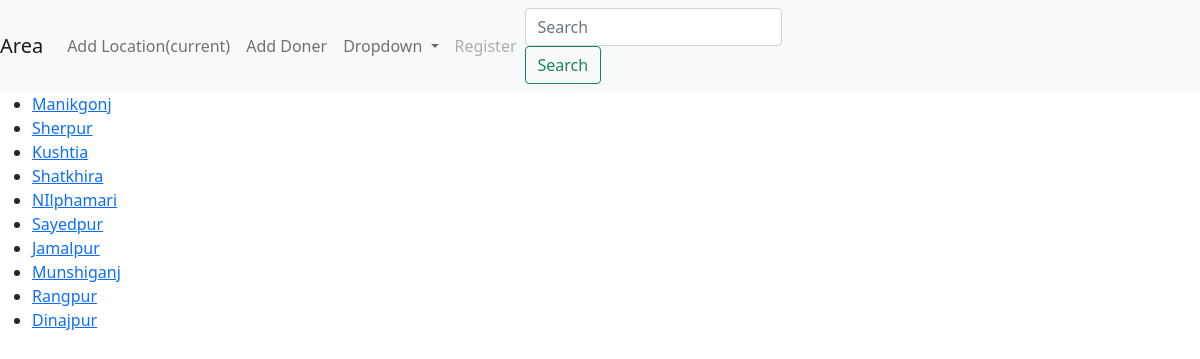
The page / on the database its author committed.
### blood_group/models.py (models this page shows, shortened)
class Location(models.Model):
	location_name = models.CharField(max_length=200)

### blood_group/views.py (the view)
# urls.py: path('',views.index,name='index'),
def index(request):
	areas = Location.objects.all()
	return render(request,'blood_group/index.html',{'areas':areas})

### blood_group/templates/blood_group/index.html (shortened to what this page needs)
<!doctype html>
<html lang="en">
  <head>
    <link href="https://cdn.jsdelivr.net/npm/bootstrap@5.0.0-beta1/dist/css/bootstrap.min.css" rel="stylesheet">
  </head>
  <body>
    <nav class="navbar navbar-expand-lg navbar-light bg-light">
  <a class="navbar-brand" href="{% url 'blood_group:index' %}">Area</a>
  <div class="collapse navbar-collapse" id="navbarSupportedContent">
    <ul class="navbar-nav mr-auto">
      <li class="nav-item active">
        <a class="nav-link" href="{% url 'blood_group:add_location' %}">Add Location<span class="sr-only">(current)</span></a>
      </li>
      <li class="nav-item">
        <a class="nav-link" href="{% url 'blood_group:add_doners' %}">Add Doner</a>
      </li>
      <li class="nav-item dropdown">
        <a class="nav-link dropdown-toggle" href="#" id="navbarDropdown" role="button" data-toggle="dropdown" aria-haspopup="true" aria-expanded="false">
          Dropdown
        </a>
      </li>
      <li class="nav-item">
        <a class="nav-link disabled" href="#" tabindex="-1" aria-disabled="true">Register</a>
      </li>
    </ul>
    <form method="get" action="{% url 'blood_group:search' %}" class="form-inline my-2 my-lg-0">
      <input class="form-control mr-sm-2" type="search" placeholder="Search" aria-label="Search"
      name="give" id="give">
      <button class="btn btn-outline-success my-2 my-sm-0" type="submit">Search</button>
    </form>
  </div>
</nav>
    <div>
      <ul>
      {% for loc in areas %}
        <li><a href="{% url 'blood_group:home' loc.id %}">{{loc.location_name}}</a></li>
      {% endfor %}
      </ul>
    </div>
  </body>
</html>

### rows shown on the page
Location: location_name "Manikgonj"
Location: location_name "Sherpur"
Location: location_name "Kushtia"
Location: location_name "Shatkhira"
Location: location_name "NIlphamari"
Location: location_name "Sayedpur"
Location: location_name "Jamalpur"
Location: location_name "Munshiganj"
Location: location_name "Rangpur"
Location: location_name "Dinajpur"
